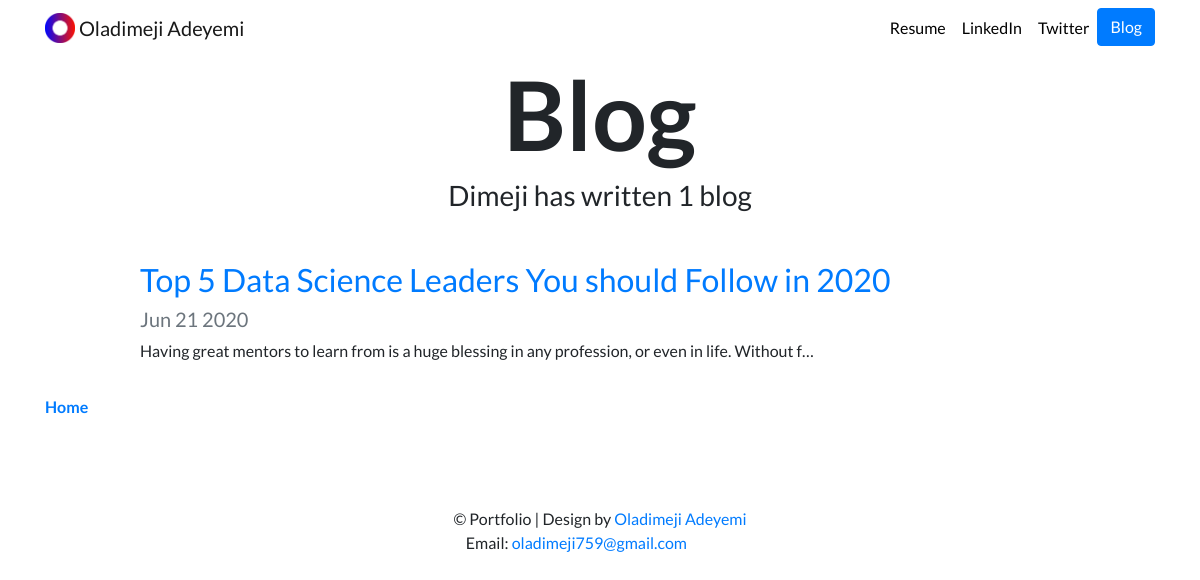
Screenshot of /blog/ with the database file from the repository.
### blog/models.py (models this page shows, shortened)
class Post(models.Model):
    title = models.CharField(max_length=100)
    date = models.DateField()
    content = models.TextField()

### blog/views.py (the view)
# urls.py: path('', views.all_posts, name = 'all_posts'),
def all_posts(request):
    posts = Post.objects.order_by('-date')
    return render (request, 'blog/all_blog.html', {'posts': posts})

### blog/templates/blog/all_blog.html
{% extends 'portfolio/base.html' %}
{% load static %}
{% block content %}
<h1 id="blogtitle" class="font-weight-bold text-center">Blog</h1>
<h3 class="text-center mb-5">Dimeji has written {{ posts.count }} blog{{ posts.count|pluralize }}</h3>
{% for post in posts %}
<div class="row justify-content-center my-3">
  <div class="col-md-10">
<a href="{% url 'blog:detail' post.id %}"><h2>{{ post.title }}</h2></a>
<h5 class="text-muted">{{ post.date|date:'M d Y' }}</h5>
<p>{{ post.content|striptags|truncatechars:100 }}</p>
{% endfor %}
  </div>
</div>
<b><a href="{% url 'home' %}">Home</a></b>
{% endblock %}

### portfolio/static/portfolio/custom.css (style rules this page uses)
body { font-family: 'Lato', sans-serif; }
#blogtitle { font-size: 6rem; }

### rows the page displays
Post: title "Top 5 Data Science Leaders You should Follow in 2020", date "Jun 21 2020", content "Having great mentors to learn from is a huge blessing in any profession, or even in life. Without f…"

### other values shown
{{ posts.count }} "1"
